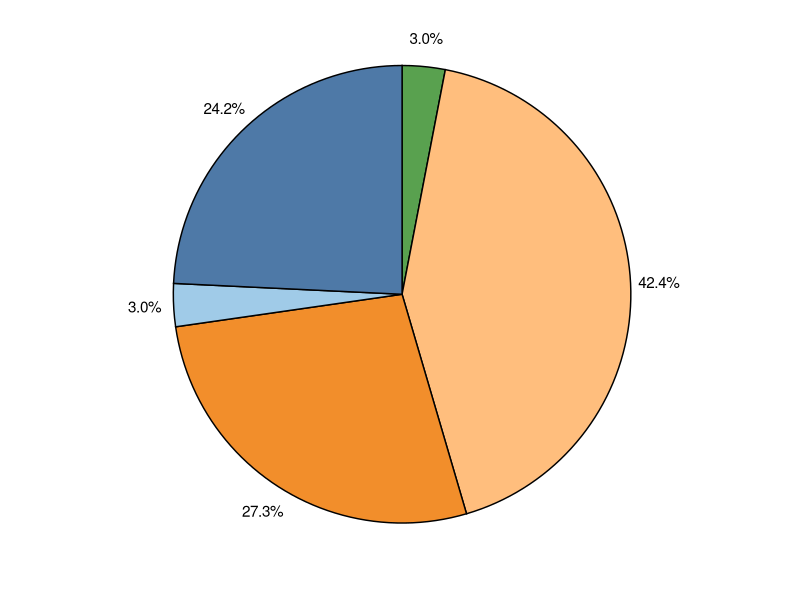

This chart was generated by the following R code:
install.packages(c("ggplot2", "ggpubr", "ggthemes", "scales"))

library(ggplot2)
library(ggpubr)
library(ggthemes) # https://github.com/EmilHvitfeldt/r-color-palettes
library(scales)

sostypes <- c("Non-specified", "Directed", "Acknowledged", "Collaborative", "Virtual")
numpapers <- c(14, 9, 8, 1, 1)
data <- data.frame(sostypes, numpapers)

piechart <- ggpie(data, "numpapers", label=percent(data$numpapers/sum(numpapers), accuracy=.1), fill="sostypes") + theme(legend.position="none", legend.justification="center", legend.box.spacing=unit(-5, "pt"), legend.title=element_text(size=10, face="bold"), legend.text=element_text(size=10), axis.text.x=element_text(size=11)) + guides(fill=guide_legend(title="SoS types")) + scale_fill_tableau(palette = "Tableau 20")
piechart

ggarrange(piechart) %>% ggexport(filename="sostypes.png")
